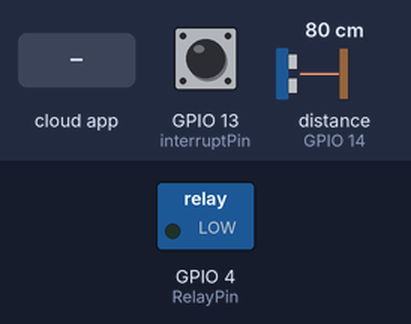
The sketch below on a simulated ESP8266 (NodeMCU). Shown: switched loads named in the sketch (green lamp = pin HIGH). Wiring (inferred from the names in the program): ultrasonic range finder: trigger GPIO 12; echo GPIO 14. The test bench sets the inputs (shaded band); at power-on: GPIO 13 (interruptPin) HIGH, distance to the obstacle (sensor on GPIO 14) 80 cm. The echo pulse lasts 58.3 µs per cm; WiFi joins after 1.5 s; servers stay silent unless stated; no MQTT or app messages arrive unless stated; pins used as bus, display or sensor lines are not drawn; what the sketch prints to the serial monitor is not drawn.

Above: at 2.7 s.
2.8 s: the phone or cloud app sets relay2 to ON
At 3.9 s:
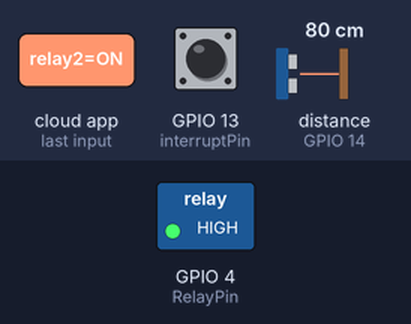
4.3 s: GPIO 13 (interruptPin) pulled LOW for 0.15 s
5.9 s: the phone or cloud app sets limit2 to ON
7.4 s: the phone or cloud app sets Min_moisture2 to ON
8.9 s: GPIO 13 (interruptPin) pulled LOW for 1 s
At 9.4 s:
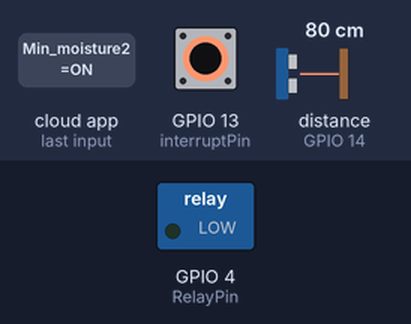
Timing chart, 0 to 11.9 s (numbered marks = the images above; inputs shaded):
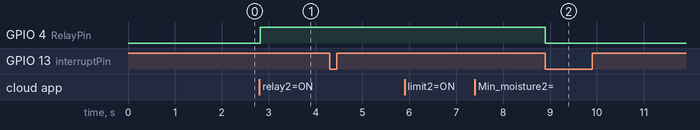

Measured:
- after the input at 2.8 s, GPIO 4 (RelayPin): LOW → HIGH at once
- after the input at 4.3 s, every drawn part: stays the same
- after the input at 5.9 s, every drawn part: stays the same
- after the input at 7.4 s, every drawn part: stays the same
- after the input at 8.9 s, GPIO 4 (RelayPin): HIGH → LOW at once

The sketch:

water.ino
```cpp
const byte interruptPin = 13;
float numberOfInterrupts = 0;
const byte RelayPin = 4;
const byte echo = 14;//d5
const byte trig = 12; //d6
const byte MoisturePin = A0;
float limit_water=1.0;
int limit_moistury=10;
int val=0;
#include <FS.h>
#include <ESP8266WiFi.h>
//this needs to be first, or it all crashes and burns...
//needed for library
#include <DNSServer.h>
#include <ESP8266WebServer.h>
#include <WiFiManager.h>


#include "Adafruit_MQTT.h"
#include "Adafruit_MQTT_Client.h"

#define MQTT_SERV "io.adafruit.com"
#define MQTT_PORT 1883
#define MQTT_NAME "thienlh96"
#define MQTT_PASS "dbb940203d23440fb8a0652382b6a0d9"

//Set up MQTT and WiFi clients
WiFiClient client;
Adafruit_MQTT_Client mqtt(&client, MQTT_SERV, MQTT_PORT, MQTT_NAME, MQTT_PASS);

//Set up the feed you're subscribing to
Adafruit_MQTT_Subscribe onoff = Adafruit_MQTT_Subscribe(&mqtt, MQTT_NAME "/f/relay2");
Adafruit_MQTT_Subscribe limit = Adafruit_MQTT_Subscribe(&mqtt, MQTT_NAME "/f/limit2");
Adafruit_MQTT_Subscribe Min_moisture = Adafruit_MQTT_Subscribe(&mqtt, MQTT_NAME "/f/Min_moisture2");

Adafruit_MQTT_Publish moisture = Adafruit_MQTT_Publish(&mqtt, MQTT_NAME "/f/moisture2");
Adafruit_MQTT_Publish water = Adafruit_MQTT_Publish(&mqtt, MQTT_NAME "/f/water2");

#include <SimpleTimer.h>

// the timer object
SimpleTimer timer;

void Moisture(){
  getdistance();
  Serial.println("do am la:");
  val = analogRead(MoisturePin);  // read the input pin
  int percent = map(val, 0, 1023, 0, 100);
  Serial.println(100-percent);
  moisture.publish(100-percent);


}

void setup() {

  // put your setup code here, to run once:
  Serial.begin(115200);
  Serial.println();

  //WiFiManager
  //Local intialization. Once its business is done, there is no need to keep it around
  WiFiManager wifiManager;

  //exit after config instead of connecting
  wifiManager.setBreakAfterConfig(true);

  //reset settings - for testing
  //wifiManager.resetSettings();


  //tries to connect to last known settings
  //if it does not connect it starts an access point with the specified name
  //here  "AutoConnectAP" with password "password"
  //and goes into a blocking loop awaiting configuration
  if (!wifiManager.autoConnect("AutoConnectAP", "password")) {
    Serial.println("failed to connect, we should reset as see if it connects");
    delay(3000);
    ESP.reset();
    delay(5000);
  }

  //if you get here you have connected to the WiFi
  Serial.println("connected...yeey :)");


  Serial.println("local ip");
  Serial.println(WiFi.localIP());
  //Subscribe to the onoff feed
  mqtt.subscribe(&onoff);
  mqtt.subscribe(&limit);
  mqtt.subscribe(&Min_moisture);

  pinMode(interruptPin, INPUT_PULLUP);
  attachInterrupt(digitalPinToInterrupt(interruptPin), handleInterrupt, FALLING);

  pinMode(RelayPin, OUTPUT);
  digitalWrite(RelayPin,LOW );
  pinMode(trig,OUTPUT);
  pinMode(echo,INPUT);
  timer.setInterval(3000, Moisture);
  boolean result = WiFi.softAP("ESPsoftAP_01", "12345678");
  if(result == true)
  {
    Serial.println("Ready");
  }
  else
  {
    Serial.println("Failed!");
  }

}

ICACHE_RAM_ATTR  void handleInterrupt() {
  numberOfInterrupts++;
  Serial.println("luong nuoc:");
  Serial.println(numberOfInterrupts/450*4);
  if(numberOfInterrupts/(450*4)>=limit_water){
    digitalWrite(RelayPin,LOW );
    water.publish(numberOfInterrupts/(450*4));

    numberOfInterrupts=0;
  }
}

void loop() {

  //timer.run();
  MQTT_connect();
  Adafruit_MQTT_Subscribe * subscription;
  Moisture();
  while ((subscription = mqtt.readSubscription(5000)))
  {
    if (subscription == &limit){
      limit_water= String ((char*)limit.lastread).toFloat();
      Serial.println("limit_water: ");
       Serial.print(limit_water);
    }
    if (subscription == &Min_moisture){
      limit_moistury= String ((char*)Min_moisture.lastread).toInt();
      Serial.println("limit_moistury: ");
      Serial.print(limit_moistury);
    }
    if (subscription == &onoff)
    {
     //If the new value is  "ON", turn the light on.
     //Otherwise, turn it off.
      Serial.print("onoff: ");
      Serial.println((char*) onoff.lastread);
      if (!strcmp((char*) onoff.lastread, "ON"))
      {
        //Active low logic
        digitalWrite(RelayPin,HIGH );
      }
      else
      {

        digitalWrite(RelayPin,LOW );
        water.publish(numberOfInterrupts/(450));
        numberOfInterrupts=0;
      }
    }


  }
   // ping the server to keep the mqtt connection alive
  if (!mqtt.ping())
  {
    mqtt.disconnect();
  }


}


void MQTT_connect()
{
  int8_t ret;
  // Stop if already connected.
  if (mqtt.connected())
  {
    return;
  }
  Serial.print("Connecting to MQTT... ");
  uint8_t retries = 3;
  while ((ret = mqtt.connect()) != 0) // connect will return 0 for connected
  {
       Serial.println(mqtt.connectErrorString(ret));
       Serial.println("Retrying MQTT connection in 5 seconds...");
       mqtt.disconnect();
       delay(5000);  // wait 5 seconds
       retries--;
       if (retries == 0)
       {
         // basically die and wait for WDT to reset me
         while (1);
       }
  }
  Serial.println("MQTT Connected!");
}
int getdistance(){
  unsigned long duration; // biến đo thời gia
  int distance;           // biến lưu khoảng các

  digitalWrite(trig,0);   // tắt chân tri
  delayMicroseconds(2);
  digitalWrite(trig,1);   // phát xung từ chân tri
  delayMicroseconds(5);   // xung có độ dài 5 microSecond
  digitalWrite(trig,0);   // tắt chân tri

  duration = pulseIn(echo,HIGH);
  distance = int(duration/2/29.412);
  Serial.println(distance);
  Serial.println("cm");
  return distance;

}
//END CODE
```
